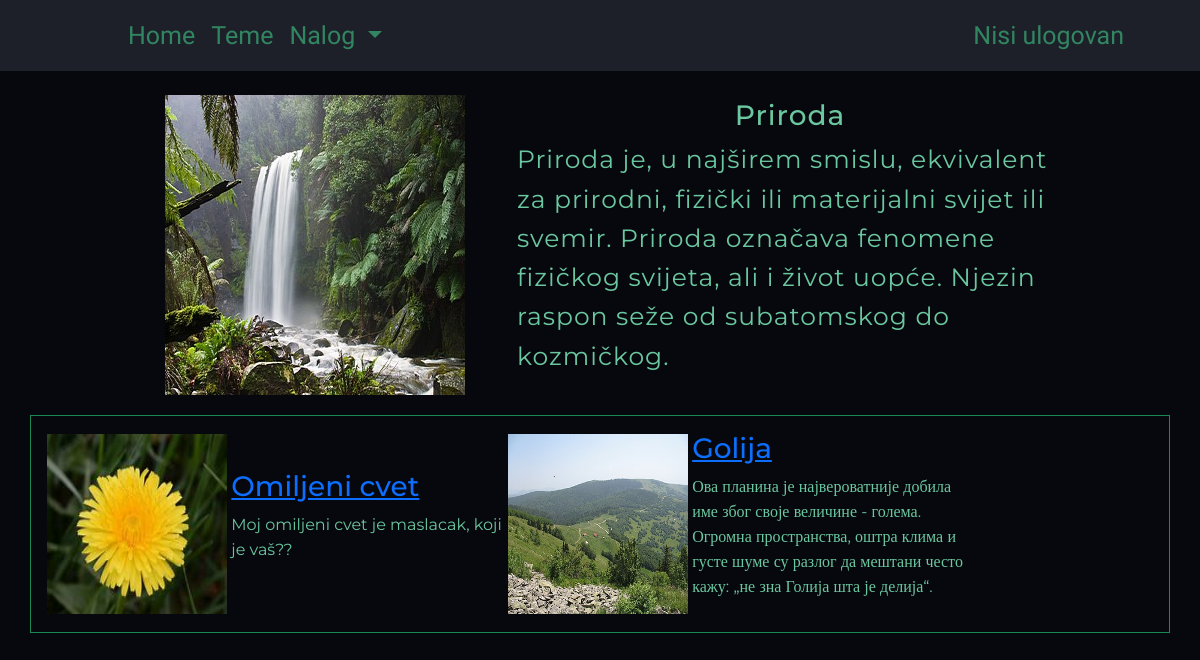
Screenshot of /pages/tema.php?id_teme=5 with the database file from the repository.
### tables this page shows
CREATE TABLE `teme` (
  `id_teme` int(11) NOT NULL,
  `naslov` varchar(255) DEFAULT NULL,
  `opis` text DEFAULT NULL,
  `putanjaSlike` varchar(100) NOT NULL,
  `kreirana` timestamp NOT NULL DEFAULT current_timestamp() ON UPDATE current_timestamp(),
  `ime_admina` varchar(255) DEFAULT NULL
);

CREATE TABLE `diskusije` (
  `id` int(11) NOT NULL,
  `naslov` varchar(255) DEFAULT NULL,
  `text` varchar(255) DEFAULT NULL,
  `putanjaSlike` varchar(255) NOT NULL,
  `id_teme` int(11) DEFAULT NULL,
  `korisnicko_ime` varchar(255) DEFAULT NULL,
  `kreirana` timestamp NOT NULL DEFAULT current_timestamp() ON UPDATE current_timestamp()
);

### components/tema_prikaz.php (the view, shortened to what this page needs)
<section class="mt-4">
    <div class="container">
        <div class="row align-items-center justify-content-center">
            <?php
                include "../database/konekcija.php";
                $sql = "SELECT * FROM teme WHERE id_teme LIKE $idTeme";
                $results = $conn->query($sql);
                if ($results->num_rows > 0)
                while($row = $results->fetch_assoc()) {
                echo '
                <div class = "col-lg-4 sm-12 text-sm-center">
                    <img class="slikaTema-d" src=..'.$row["putanjaSlike"].'>
                </div>
                <div class="col-lg-6 col-sm-12 text-sm-">
                    <h3 class="text-center">
                    '.$row["naslov"]."
                    </h3>
                    <p>
                    ".$row["opis"]."
                    </p>
                </div>
                ";
                }
                ?>
        </div>
    </div>
</section>
<main>
    <div class="container">
        <div class="row align-items-center  border border-success p-3">
            <?php
                $sql = "SELECT * FROM diskusije WHERE id_teme LIKE $idTeme";
                $results = $conn->query($sql);
                if ($results->num_rows > 0)
                while($row = $results->fetch_assoc()) {
                $idDiskusije = $row["id"];
                echo "
                <div class = 'col-md-2 col- sm-9 mx-0 px-0'>
                    <img class='slikaDiskusija' src='..".$row["putanjaSlike"]."'>
                </div>
                <div class='col-md-3 col-sm-12 m-0 px-0'>
                    <h3><a href = '../pages/diskusija.php?id_diskusije=$idDiskusije'>
                    ".$row["naslov"]."
                    </a></h3>
                    <p>
                    ".$row["text"]."
                    </p>
                </div>
                ";
                }
                else{
                    echo "Nema diskusija";
                }
                ?>
        </div>
    </div>
</main>

### css/style.css (style rules this page uses)
body { position: absolute; top: 0; left: 0; padding: 0; width: 100%; height: inherit; min-height: 100%; background-color: #07080D; color: #6BC79F; font-family: 'Montserrat'; line-height: 1.5715; }
section { letter-spacing: 1px; font-size: 25px; }
main { max-width: 1440px; padding-top: 20px; margin: 0 auto !important; }
p { color: #6BC79F; }
.slikaTema-d { width: 300px; height: 300px; }
.slikaDiskusija { width: 180px; height: 180px; }

### rows the page displays
teme: putanjaSlike (picture), naslov "Priroda", opis "Priroda je, u najširem smislu, ekvivalent za prirodni, fizički ili materijalni svijet ili svemir. Priroda označava fenomene fizičkog svijeta, ali i život uopće. Njezin raspon seže od subatomskog do kozmičkog."
diskusije: putanjaSlike (picture), naslov "Omiljeni cvet", text "Moj omiljeni cvet je maslacak, koji je vaš??"
diskusije: putanjaSlike (picture), naslov "Golija", text "Ова планина је највероватније добила име због своје величине - голема. Огромна пространства, оштра клима и густе шуме су разлог да мештани често кажу: „не зна Голија шта је делија“."
